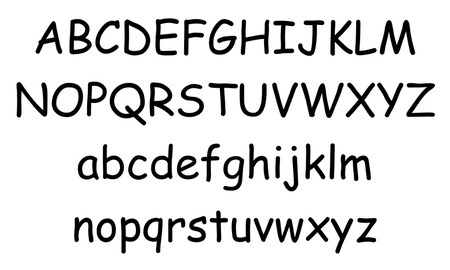
#> input picture examples/simple_1.jpg, 450 x 270 px, shrunk from 1080 x 648 before the run
$ python __main__.py ../examples/simple_1.jpg
#> lines starting #> are read from the running program, lines starting #| are printed output that depends on the picture; after the words box and inside, x2 and y2 are one past the last pixel; in counts of white or black regions, pixels touching at a corner belong together
#> in main, img is the input picture: shape (270, 450, 3); min 0, max 255, mean 221.8
### opencv-ocr/preprocess.py
import cv2 as cv


def preprocess_image(img, ksize=3):
    # 灰度化
#> called with ksize = 3
    img = cv.cvtColor(img, cv.COLOR_BGR2GRAY)
#> img: shape (270, 450)

    # 降噪
    img = cv.medianBlur(img, ksize=ksize)

    # 二值化
    _, img_bin = cv.threshold(
        img, 0, 255, cv.THRESH_BINARY + cv.THRESH_OTSU)
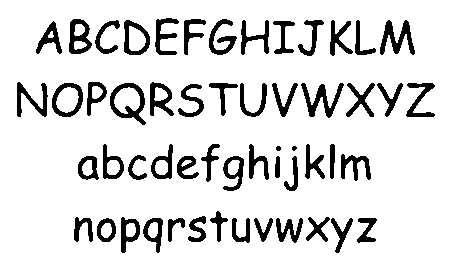
#> img_bin: shape (270, 450); 86.8% white; 54 black regions (1 under 20 px), largest, box (x1, y1, x2, y2) and area: (301, 83, 344, 118) 557, (380, 20, 415, 55) 551, (110, 83, 146, 125) 543

    # 对二值图像取反
    img_bin = 255 - img_bin

    return img_bin


# [6 lines that do not run on import are left out]

### opencv-ocr/extract_proj.py
import cv2 as cv
import numpy as np
from itertools import product


# [24 lines left out: functions get_h_progection, get_v_progection, not called in this run]


def extract_feature(img):
    # 二值化
    _, img_bin = cv.threshold(
        img, 128, 255, cv.THRESH_BINARY | cv.THRESH_OTSU)

    # 计算水平投影
    h_proj = np.sum(img, axis=1)
#> h_proj = 270 values, max 53550 at index 86, min 0 at index 0, mean 15164.9

    # 根据水平投影分割行
    rows, start, y = [], 0, []
    for i in range(len(h_proj)):
        if h_proj[i] == 0:
            if i > start:
                rows.append(img_bin[start:i, :])
                y.append([i, i-start])
            start = i+1
#> after the loop, rows = 4 items; y = [[56, 38], [125, 43], [191, 47], [253, 42]]

    # 计算垂直投影
    v_proj = [np.sum(row, axis=0) for row in rows]
#> v_proj = 4 items

    # 根据垂直投影分割字符
    for i in range(len(rows)):
        cols, start, x = [], 0, []
        for j in range(len(v_proj[i])):
            if v_proj[i][j] == 0:
                if j > start:
                    cols.append(rows[i][:, start:j])
                    x.append([y[i][0], j, y[i][1], j-start])
                start = j+1
        rows[i] = cols
        y[i] = x
#> this loop made 4 passes
#> after the loop, y = 4 items

    # 为字符添加边框
    for row in range(len(rows)):
        for col in range(len(rows[row])):
            rows[row][col] = cv.copyMakeBorder(
                rows[row][col], 20, 20, 20, 20, cv.BORDER_CONSTANT, value=0)

    return rows, y


# [6 lines left out: function location, not called in this run]


# [18 lines that do not run on import are left out]

### opencv-ocr/recognize.py
import pytesseract
import cv2 as cv


def recognize_text(char):
    return pytesseract.image_to_string(char, lang='eng', config='--psm 10')


# [3 lines that do not run on import are left out]

### opencv-ocr/__main__.py
from extract_proj import extract_feature
from preprocess import preprocess_image
from recognize import recognize_text
import cv2 as cv
import sys


def main(path):
    img = cv.imread(path)
    img_bin = preprocess_image(img)
    rows, p = extract_feature(img_bin)
#> rows = 4 items; p = 4 items

    str = []
    font_size, font_weight = 1, 2
    for i in range(len(rows)):
        for j in range(len(rows[i])):
            text = recognize_text(rows[i][j]).strip()
            cv.rectangle(img, (p[i][j][1]-p[i][j][3], p[i][j]
                               [0]-p[i][j][2]), (p[i][j][1], p[i][j][0]), (0, 255, 0), 2)
            cv.putText(img, text, (p[i][j][1]-p[i][j][3]-4, p[i][j][0]-p[i]
                       [j][2]-1), cv.FONT_HERSHEY_COMPLEX, font_size, (50, 50, 255), font_weight)
            str.append(text)
#> this loop made 1 pass
#> after the loop, str = []

    print(''.join(str), end=None)
    cv.imshow('Result', img)
    cv.waitKey(0)
    cv.destroyAllWindows()


if __name__ == "__main__":
    main(sys.argv[1])
#> (the call stopped at in recognize_text, `return pytesseract.image_to_string(char, lang='eng', config='--psm 10')`: pytesseract is not available in this run)

$ run again, with examples/simple_5.jpg copied over examples/simple_1.jpg
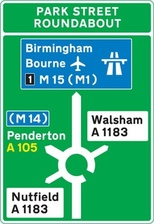
#> input picture examples/simple_5.jpg, 154 x 224 px, shrunk from 370 x 537 before the run
#> in main, img is the input picture: shape (224, 154, 3); mean B, G, R 136.5, 176.2, 69.9
#> in preprocess_image, `img = cv.medianBlur(img, ksize=ksize)`:
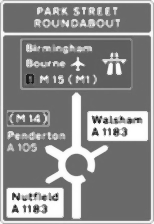
#> img: shape (224, 154); min 21, max 255, mean 139.7
#> in preprocess_image, `_, img_bin = cv.threshold( img, 0, 255, cv.THRESH_BINARY + cv.THRESH_O..`:
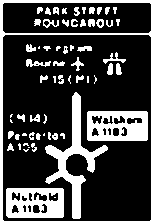
#> img_bin: shape (224, 154); 26.2% white; 64 white regions (18 under 20 px), largest, box (x1, y1, x2, y2) and area: (0, 0, 154, 224) 2544, (45, 92, 108, 219) 1789, (87, 111, 148, 141) 1463
#> h_proj = 224 values, max 37740 at index 4, min 0 at index 0, mean 28984.6
#> after the loop in extract_feature, `for i in range(len(h_proj)):`: rows = 2 items; y = [[33, 30], [221, 186]]
#> v_proj = 2 items
#> the loop in extract_feature, `for i in range(len(rows)):` made 2 passes
#> after the loop in extract_feature, `for i in range(len(rows)):`: y = [[[33, 151, 30, 148]], [[221, 151, 186, 148]]]
#> the loop in extract_feature, `for row in range(len(rows)):` made 2 passes
#> in main, `rows, p = extract_feature(img_bin)`: rows = 2 items; p = [[[33, 151, 30, 148]], [[221, 151, 186, 148]]]
#> the loop in main, `for i in range(len(rows)):` made 1 pass
#> after the loop in main, `for i in range(len(rows)):`: str = []

$ run again, with examples/simple_2.png saved as examples/simple_1.jpg
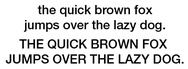
#> input picture examples/simple_2.png, 188 x 69 px, shrunk from 450 x 165 before the run
#> in main, img is the input picture: shape (69, 188, 3); min 0, max 255, mean 216.1
#> in preprocess_image, `img = cv.medianBlur(img, ksize=ksize)`:
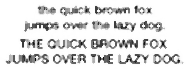
#> img: shape (69, 188); min 3, max 255, mean 224.1
#> in preprocess_image, `_, img_bin = cv.threshold( img, 0, 255, cv.THRESH_BINARY + cv.THRESH_O..`:
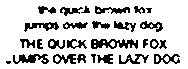
#> img_bin: shape (69, 188); 80.3% white; 28 black regions (2 under 20 px), largest, box (x1, y1, x2, y2) and area: (91, 39, 138, 49) 293, (13, 54, 49, 64) 205, (24, 22, 59, 32) 169
#> h_proj = 69 values, max 26265 at index 24, min 0 at index 0, mean 9423.9
#> the loop in extract_feature, `for i in range(len(h_proj)):` made 69 passes
#> after the loop in extract_feature, `for i in range(len(h_proj)):`: rows = 4 items; y = [[16, 10], [32, 11], [49, 10], [64, 10]]
#> v_proj = 4 items
#> the loop in extract_feature, `for i in range(len(rows)):` made 4 passes
#> the loop in extract_feature, `for row in range(len(rows)):` made 4 passes
#> the loop in main, `for i in range(len(rows)):` made 1 pass
#> after the loop in main, `for i in range(len(rows)):`: str = []
